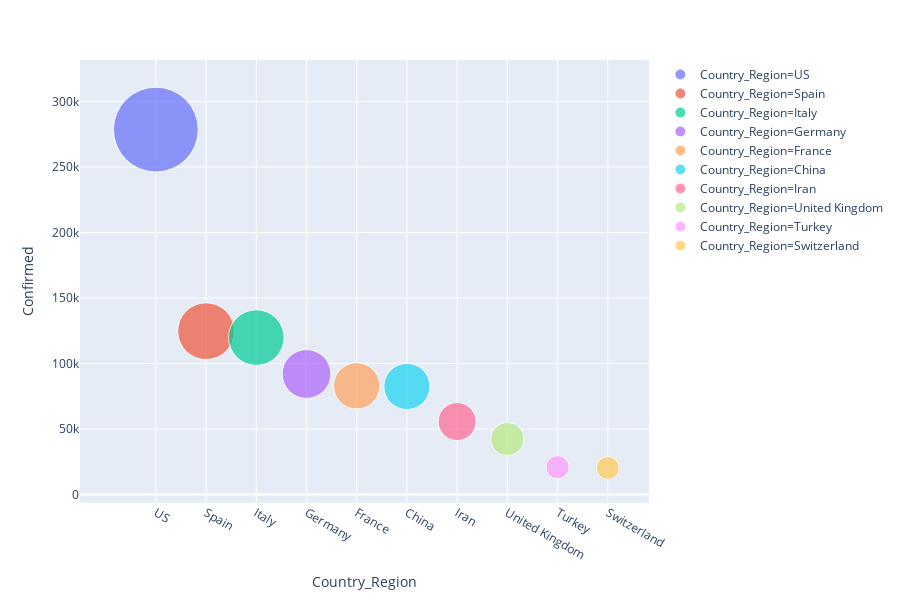

The code cell stored with this chart in its notebook:
### Code cell
fig= px.scatter(sorted_countries.head(10), x="Country_Region", y="Confirmed",size='Confirmed', color="Country_Region", hover_name="Country_Region", size_max=60)
fig.show()

### Figure 1 — Plotly figure (JSON) as saved in the notebook; plotly's stock layout.template omitted (floating-point values rounded to 4 significant figures)
{"data": [{"hoverlabel": {"namelength": 0}, "hovertemplate": "<b>%{hovertext}</b><br><br>Country_Region=%{x}<br>Confirmed=%{marker.size}", "hovertext": ["US"], "legendgroup": "Country_Region=US", "marker": {"color": "#636efa", "size": [278568], "sizemode": "area", "sizeref": 77.38, "symbol": "circle"}, "mode": "markers", "name": "Country_Region=US", "showlegend": true, "type": "scatter", "x": ["US"], "xaxis": "x", "y": [278568], "yaxis": "y"}, {"hoverlabel": {"namelength": 0}, "hovertemplate": "<b>%{hovertext}</b><br><br>Country_Region=%{x}<br>Confirmed=%{marker.size}", "hovertext": ["Spain"], "legendgroup": "Country_Region=Spain", "marker": {"color": "#EF553B", "size": [124736], "sizemode": "area", "sizeref": 77.38, "symbol": "circle"}, "mode": "markers", "name": "Country_Region=Spain", "showlegend": true, "type": "scatter", "x": ["Spain"], "xaxis": "x", "y": [124736], "yaxis": "y"}, {"hoverlabel": {"namelength": 0}, "hovertemplate": "<b>%{hovertext}</b><br><br>Country_Region=%{x}<br>Confirmed=%{marker.size}", "hovertext": ["Italy"], "legendgroup": "Country_Region=Italy", "marker": {"color": "#00cc96", "size": [119827], "sizemode": "area", "sizeref": 77.38, "symbol": "circle"}, "mode": "markers", "name": "Country_Region=Italy", "showlegend": true, "type": "scatter", "x": ["Italy"], "xaxis": "x", "y": [119827], "yaxis": "y"}, {"hoverlabel": {"namelength": 0}, "hovertemplate": "<b>%{hovertext}</b><br><br>Country_Region=%{x}<br>Confirmed=%{marker.size}", "hovertext": ["Germany"], "legendgroup": "Country_Region=Germany", "marker": {"color": "#ab63fa", "size": [92050], "sizemode": "area", "sizeref": 77.38, "symbol": "circle"}, "mode": "markers", "name": "Country_Region=Germany", "showlegend": true, "type": "scatter", "x": ["Germany"], "xaxis": "x", "y": [92050], "yaxis": "y"}, {"hoverlabel": {"namelength": 0}, "hovertemplate": "<b>%{hovertext}</b><br><br>Country_Region=%{x}<br>Confirmed=%{marker.size}", "hovertext": ["France"], "legendgroup": "Country_Region=France", "marker": {"color": "#FFA15A", "size": [83031], "sizemode": "area", "sizeref": 77.38, "symbol": "circle"}, "mode": "markers", "name": "Country_Region=France", "showlegend": true, "type": "scatter", "x": ["France"], "xaxis": "x", "y": [83031], "yaxis": "y"}, {"hoverlabel": {"namelength": 0}, "hovertemplate": "<b>%{hovertext}</b><br><br>Country_Region=%{x}<br>Confirmed=%{marker.size}", "hovertext": ["China"], "legendgroup": "Country_Region=China", "marker": {"color": "#19d3f3", "size": [82543], "sizemode": "area", "sizeref": 77.38, "symbol": "circle"}, "mode": "markers", "name": "Country_Region=China", "showlegend": true, "type": "scatter", "x": ["China"], "xaxis": "x", "y": [82543], "yaxis": "y"}, {"hoverlabel": {"namelength": 0}, "hovertemplate": "<b>%{hovertext}</b><br><br>Country_Region=%{x}<br>Confirmed=%{marker.size}", "hovertext": ["Iran"], "legendgroup": "Country_Region=Iran", "marker": {"color": "#FF6692", "size": [55743], "sizemode": "area", "sizeref": 77.38, "symbol": "circle"}, "mode": "markers", "name": "Country_Region=Iran", "showlegend": true, "type": "scatter", "x": ["Iran"], "xaxis": "x", "y": [55743], "yaxis": "y"}, {"hoverlabel": {"namelength": 0}, "hovertemplate": "<b>%{hovertext}</b><br><br>Country_Region=%{x}<br>Confirmed=%{marker.size}", "hovertext": ["United Kingdom"], "legendgroup": "Country_Region=United Kingdom", "marker": {"color": "#B6E880", "size": [42433], "sizemode": "area", "sizeref": 77.38, "symbol": "circle"}, "mode": "markers", "name": "Country_Region=United Kingdom", "showlegend": true, "type": "scatter", "x": ["United Kingdom"], "xaxis": "x", "y": [42433], "yaxis": "y"}, {"hoverlabel": {"namelength": 0}, "hovertemplate": "<b>%{hovertext}</b><br><br>Country_Region=%{x}<br>Confirmed=%{marker.size}", "hovertext": ["Turkey"], "legendgroup": "Country_Region=Turkey", "marker": {"color": "#FF97FF", "size": [20921], "sizemode": "area", "sizeref": 77.38, "symbol": "circle"}, "mode": "markers", "name": "Country_Region=Turkey", "showlegend": true, "type": "scatter", "x": ["Turkey"], "xaxis": "x", "y": [20921], "yaxis": "y"}, {"hoverlabel": {"namelength": 0}, "hovertemplate": "<b>%{hovertext}</b><br><br>Country_Region=%{x}<br>Confirmed=%{marker.size}", "hovertext": ["Switzerland"], "legendgroup": "Country_Region=Switzerland", "marker": {"color": "#FECB52", "size": [20278], "sizemode": "area", "sizeref": 77.38, "symbol": "circle"}, "mode": "markers", "name": "Country_Region=Switzerland", "showlegend": true, "type": "scatter", "x": ["Switzerland"], "xaxis": "x", "y": [20278], "yaxis": "y"}], "layout": {"height": 600, "legend": {"itemsizing": "constant", "tracegroupgap": 0}, "margin": {"t": 60}, "xaxis": {"anchor": "y", "categoryarray": ["US", "Spain", "Italy", "Germany", "France", "China", "Iran", "United Kingdom", "Turkey", "Switzerland"], "categoryorder": "array", "domain": [0, 1], "title": {"text": "Country_Region"}}, "yaxis": {"anchor": "x", "domain": [0, 1], "title": {"text": "Confirmed"}}}}
